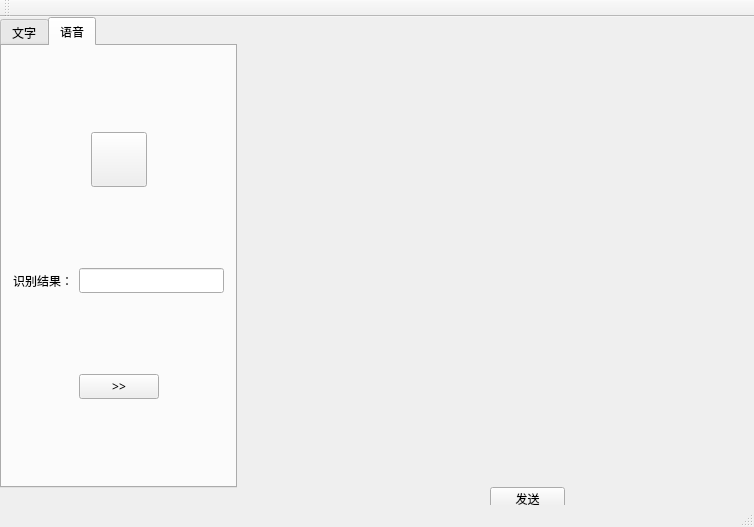
<?xml version="1.0" encoding="UTF-8"?>
<ui version="4.0">
 <class>MainWindow</class>
 <widget class="QMainWindow" name="MainWindow">
  <property name="geometry">
   <rect>
    <x>0</x>
    <y>0</y>
    <width>754</width>
    <height>527</height>
   </rect>
  </property>
  <property name="sizePolicy">
   <sizepolicy hsizetype="Fixed" vsizetype="Fixed">
    <horstretch>0</horstretch>
    <verstretch>0</verstretch>
   </sizepolicy>
  </property>
  <property name="windowTitle">
   <string>MainWindow</string>
  </property>
  <widget class="QWidget" name="centralWidget">
   <widget class="QTabWidget" name="tabWidget">
    <property name="geometry">
     <rect>
      <x>0</x>
      <y>0</y>
      <width>237</width>
      <height>471</height>
     </rect>
    </property>
    <property name="sizePolicy">
     <sizepolicy hsizetype="Expanding" vsizetype="MinimumExpanding">
      <horstretch>0</horstretch>
      <verstretch>0</verstretch>
     </sizepolicy>
    </property>
    <property name="font">
     <font>
      <family>微软雅黑</family>
      <weight>50</weight>
      <bold>false</bold>
     </font>
    </property>
    <property name="currentIndex">
     <number>1</number>
    </property>
    <widget class="QWidget" name="tab">
     <attribute name="title">
      <string>文字</string>
     </attribute>
     <layout class="QVBoxLayout" name="verticalLayout">
      <item>
       <layout class="QHBoxLayout" name="horizontalLayout_2">
        <item>
         <widget class="QLabel" name="label">
          <property name="text">
           <string>请输入字符：</string>
          </property>
         </widget>
        </item>
        <item>
         <widget class="QLineEdit" name="lineEdit"/>
        </item>
       </layout>
      </item>
      <item>
       <layout class="QHBoxLayout" name="horizontalLayout">
        <item>
         <spacer name="horizontalSpacer">
          <property name="orientation">
           <enum>Qt::Horizontal</enum>
          </property>
          <property name="sizeHint" stdset="0">
           <size>
            <width>40</width>
            <height>20</height>
           </size>
          </property>
         </spacer>
        </item>
        <item>
         <widget class="QPushButton" name="btnOk1">
          <property name="text">
           <string>&gt;&gt;</string>
          </property>
         </widget>
        </item>
        <item>
         <spacer name="horizontalSpacer_2">
          <property name="orientation">
           <enum>Qt::Horizontal</enum>
          </property>
          <property name="sizeHint" stdset="0">
           <size>
            <width>40</width>
            <height>20</height>
           </size>
          </property>
         </spacer>
        </item>
       </layout>
      </item>
     </layout>
    </widget>
    <widget class="QWidget" name="tab_2">
     <attribute name="title">
      <string>语音</string>
     </attribute>
     <layout class="QVBoxLayout" name="verticalLayout_2">
      <item>
       <layout class="QHBoxLayout" name="horizontalLayout_4">
        <item>
         <spacer name="horizontalSpacer_5">
          <property name="orientation">
           <enum>Qt::Horizontal</enum>
          </property>
          <property name="sizeHint" stdset="0">
           <size>
            <width>40</width>
            <height>20</height>
           </size>
          </property>
         </spacer>
        </item>
        <item>
         <widget class="QToolButton" name="toolButton1">
          <property name="text">
           <string notr="true"/>
          </property>
          <property name="icon">
           <iconset>
            <normaloff>Voice_Recoder_48px_1176999_easyicon.net.png</normaloff>
            <normalon>Voice_Recoder_48px_1176999_easyicon.net.png</normalon>Voice_Recoder_48px_1176999_easyicon.net.png</iconset>
          </property>
          <property name="iconSize">
           <size>
            <width>48</width>
            <height>48</height>
           </size>
          </property>
          <property name="shortcut">
           <string/>
          </property>
         </widget>
        </item>
        <item>
         <spacer name="horizontalSpacer_6">
          <property name="orientation">
           <enum>Qt::Horizontal</enum>
          </property>
          <property name="sizeHint" stdset="0">
           <size>
            <width>40</width>
            <height>20</height>
           </size>
          </property>
         </spacer>
        </item>
       </layout>
      </item>
      <item>
       <layout class="QHBoxLayout" name="horizontalLayout_5">
        <item>
         <widget class="QLabel" name="label_2">
          <property name="text">
           <string>识别结果：</string>
          </property>
         </widget>
        </item>
        <item>
         <widget class="QLineEdit" name="lineEdit_2"/>
        </item>
       </layout>
      </item>
      <item>
       <layout class="QHBoxLayout" name="horizontalLayout_3">
        <item>
         <spacer name="horizontalSpacer_3">
          <property name="orientation">
           <enum>Qt::Horizontal</enum>
          </property>
          <property name="sizeHint" stdset="0">
           <size>
            <width>40</width>
            <height>20</height>
           </size>
          </property>
         </spacer>
        </item>
        <item>
         <widget class="QPushButton" name="pushButton">
          <property name="text">
           <string>&gt;&gt;</string>
          </property>
         </widget>
        </item>
        <item>
         <spacer name="horizontalSpacer_4">
          <property name="orientation">
           <enum>Qt::Horizontal</enum>
          </property>
          <property name="sizeHint" stdset="0">
           <size>
            <width>40</width>
            <height>20</height>
           </size>
          </property>
         </spacer>
        </item>
       </layout>
      </item>
     </layout>
    </widget>
   </widget>
   <widget class="rect" name="widget" native="true">
    <property name="geometry">
     <rect>
      <x>290</x>
      <y>40</y>
      <width>521</width>
      <height>421</height>
     </rect>
    </property>
   </widget>
   <widget class="QPushButton" name="pushButton_2">
    <property name="geometry">
     <rect>
      <x>490</x>
      <y>470</y>
      <width>75</width>
      <height>23</height>
     </rect>
    </property>
    <property name="text">
     <string>发送</string>
    </property>
   </widget>
  </widget>
  <widget class="QMenuBar" name="menuBar">
   <property name="geometry">
    <rect>
     <x>0</x>
     <y>0</y>
     <width>754</width>
     <height>23</height>
    </rect>
   </property>
  </widget>
  <widget class="QToolBar" name="mainToolBar">
   <attribute name="toolBarArea">
    <enum>TopToolBarArea</enum>
   </attribute>
   <attribute name="toolBarBreak">
    <bool>false</bool>
   </attribute>
  </widget>
  <widget class="QStatusBar" name="statusBar"/>
 </widget>
 <layoutdefault spacing="6" margin="11"/>
 <customwidgets>
  <customwidget>
   <class>rect</class>
   <extends>QWidget</extends>
   <header>rect.h</header>
   <container>1</container>
  </customwidget>
 </customwidgets>
 <resources/>
 <connections/>
</ui>
